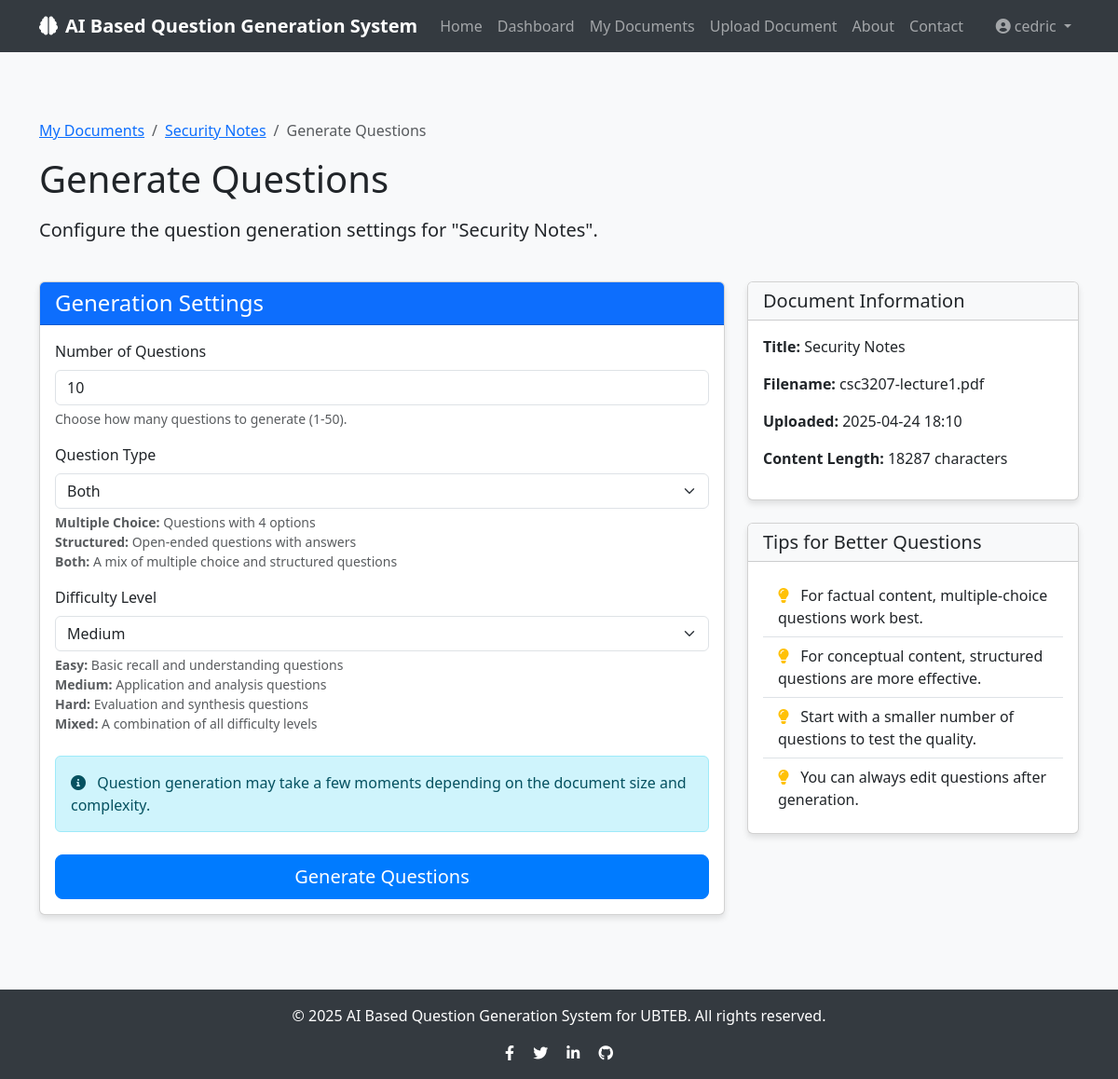
Before: /documents/1/generate (signed in) with the older database file.
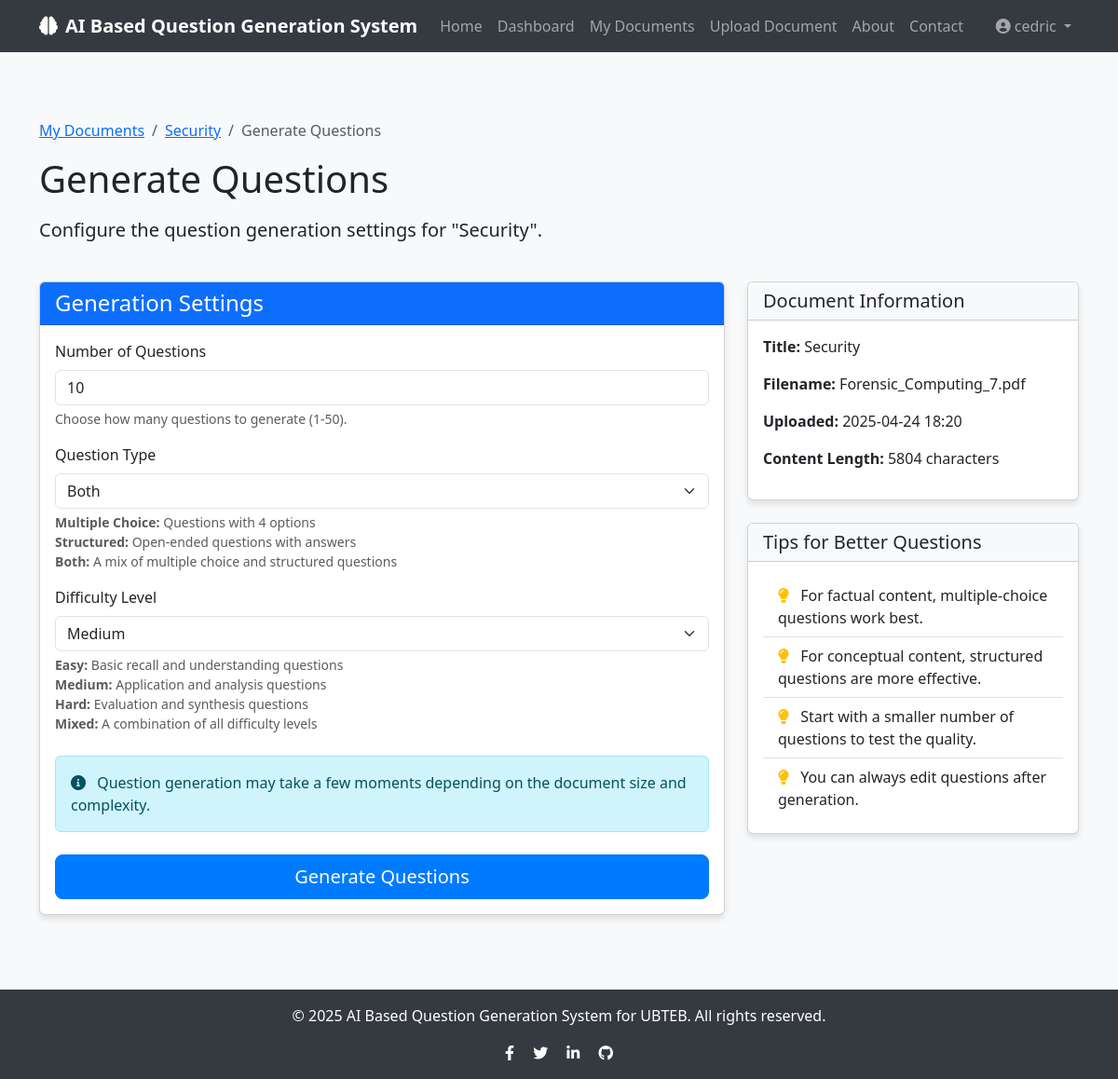
After: the same page with the newer database file.
### app/models/document.py (models this page shows, shortened)
class Document(db.Model):
    id = db.Column(db.Integer, primary_key=True)
    title = db.Column(db.String(100), nullable=False)
    filename = db.Column(db.String(100), nullable=False)
    file_path = db.Column(db.String(255), nullable=False)
    content = db.Column(db.Text, nullable=False)
    created_at = db.Column(db.DateTime, default=datetime.utcnow)
    user_id = db.Column(db.Integer, db.ForeignKey('user.id'), nullable=False)
    questions = db.relationship('Question', backref='document', lazy=True, cascade="all, delete-orphan")

### app/routes/questions.py (the view, shortened to what this page needs)
@questions.route('/documents/<int:document_id>/generate', methods=['GET', 'POST'])
@login_required
def generate_questions_form(document_id):
    document = Document.query.get_or_404(document_id)
    if document.user_id != current_user.id:
        flash('You do not have permission to generate questions for this document.', 'danger')
        return redirect(url_for('questions.list_documents'))
    form = QuestionGenerationForm()
    return render_template('questions/generate.html', form=form, document=document)

### app/forms/document_forms.py
class QuestionGenerationForm(FlaskForm):
    num_questions = IntegerField('Number of Questions', validators=[
        DataRequired(),
        NumberRange(min=1, max=50, message='Please enter a number between 1 and 50')
    ], default=10)
    question_type = SelectField('Question Type', validators=[
        DataRequired()
    ], choices=[
        ('multiple_choice', 'Multiple Choice'),
        ('structured', 'Structured'),
        ('both', 'Both')
    ], default='both')
    difficulty = SelectField('Difficulty Level', validators=[
        DataRequired()
    ], choices=[
        ('easy', 'Easy'),
        ('medium', 'Medium'),
        ('hard', 'Hard'),
        ('mixed', 'Mixed')
    ], default='medium')
    submit = SubmitField('Generate Questions')

### app/models/user.py (called while the page is built)
@login_manager.user_loader
def load_user(user_id):
    return User.query.get(int(user_id))

### app/templates/questions/generate.html (shortened to what the changed rows need)
{% extends "base.html" %}
{% block content %}
<div class="container py-5">
    <div class="row mb-4">
        <div class="col-md-12">
            <nav aria-label="breadcrumb">
                <ol class="breadcrumb">
                    <li class="breadcrumb-item"><a href="{{ url_for('questions.view_document', document_id=document.id) }}">{{ document.title }}</a></li>
                </ol>
            </nav>
            <h1 class="mb-3">Generate Questions</h1>
            <p class="lead">Configure the question generation settings for "{{ document.title }}".</p>
        </div>
    </div>
    <div class="row">
        <div class="col-md-4">
            <div class="card mb-4">
                <div class="card-body">
                    <p><strong>Title:</strong> {{ document.title }}</p>
                    <p><strong>Filename:</strong> {{ document.filename }}</p>
                    <p><strong>Uploaded:</strong> {{ document.created_at.strftime('%Y-%m-%d %H:%M') }}</p>
                    <p><strong>Content Length:</strong> {{ document.content|length }} characters</p>
                </div>
            </div>
        </div>
    </div>
</div>
{% endblock %}

Changed rows visible on the page:
changed Document: title "Security Notes" → "Security"; filename "csc3207-lecture1.pdf" → "Forensic_Computing_7.pdf"; created_at "2025-04-24 18:10" → "2025-04-24 18:20"
Other visible differences:
{{ document.content|length }}: "18287" → "5804"
